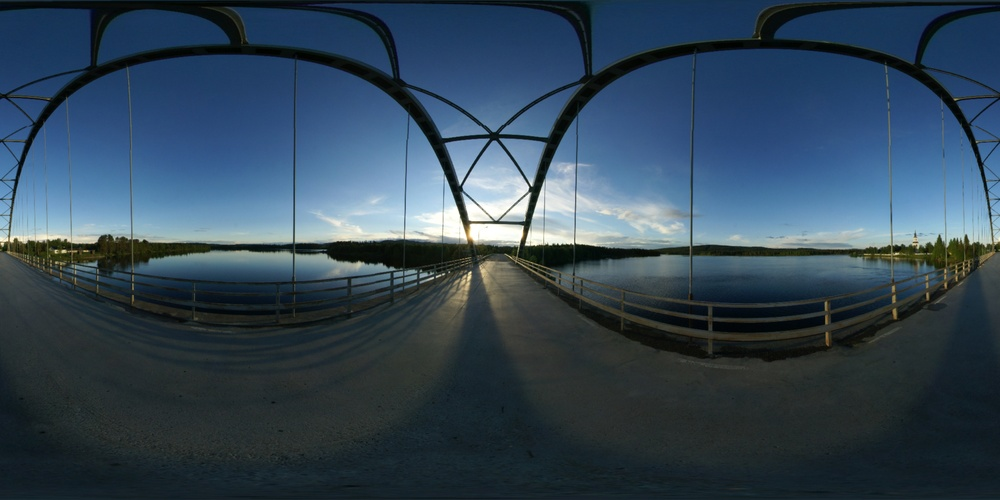
#> input picture model/experimental/stitched_panorama.jpg, 1000 x 500 px, shrunk from 4096 x 2048 before the run, given in place of ., which was not available
$ python -i guided_feature.py   (imports and definitions only)
#> lines starting #> are read from the running program, lines starting #| are printed output that depends on the picture; pictures that were not available may be replaced by others from this repository, and a replacement may not be noted
import cv2
import sys
import os
import glob
import numpy as np

def apply_clahe_lab(img):
    """
    Applies Contrast Limited Adaptive Histogram Equalization (CLAHE)
    in the LAB color space to modify only luminance, leaving colors intact.
    This pulls details out of blown-out shadows and highlights.
    """
    lab = cv2.cvtColor(img, cv2.COLOR_BGR2LAB)
    l, a, b = cv2.split(lab)

    # Adaptive CLAHE: Check mean brightness to determine how aggressive we should be
    mean_brightness = np.mean(l)
    clip = 4.0 if mean_brightness > 160 else 3.0

    clahe = cv2.createCLAHE(clipLimit=clip, tileGridSize=(6,6))
    cl = clahe.apply(l)
    limg = cv2.merge((cl, a, b))
    return cv2.cvtColor(limg, cv2.COLOR_LAB2BGR)

# [42 lines left out: function straighten_panorama, not called in this run]

def diagnose_images(image_paths):
    """
    Pre-stitching diagnostic pass.
    Runs SIFT on every image and reports:
      - Feature count (< 100 = bad image, likely plain/blurry)
      - Image size
      - Pairwise overlap likelihood between consecutive images
    Returns a dict: { path: { 'features': N, 'warning': '...' } }
    """
#> called with image_paths = '../experimental/stitched_panorama.jpg'
    print("\n========== DIAGNOSTIC REPORT ==========")
    sift = cv2.SIFT_create()
    results = {}

    feature_data = []
    for i, p in enumerate(image_paths):
        name = os.path.basename(p)
        img = cv2.imread(p)
#> img is the input picture: shape (500, 1000, 3); mean B, G, R 85.9, 70.1, 50.9
        if img is None:
            print(f"  [{i+1}] {name}: UNREADABLE FILE — cannot be decoded")
            results[p] = {'features': 0, 'warning': 'Unreadable file'}
            feature_data.append(None)
            continue

        h, w = img.shape[:2]
#> h = 500; w = 1000
        gray = cv2.cvtColor(img, cv2.COLOR_BGR2GRAY)
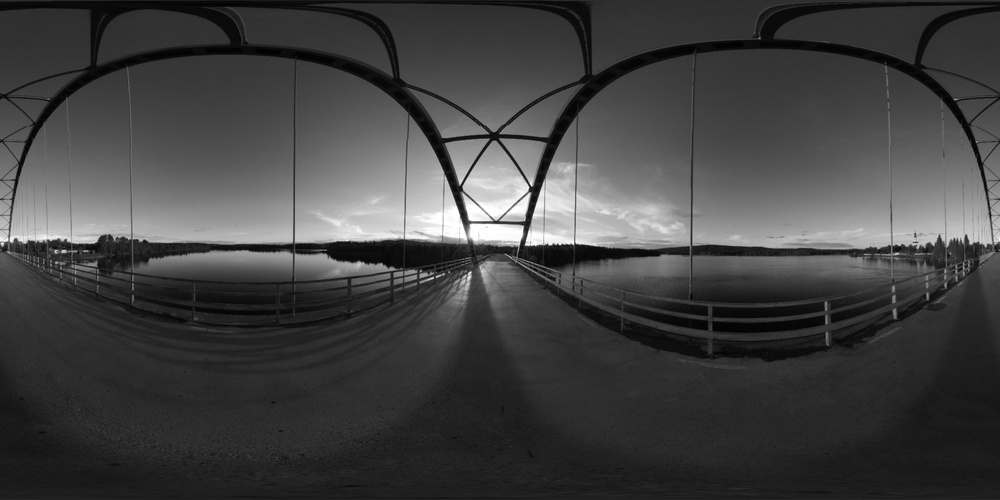
#> gray: shape (500, 1000); min 0, max 255, mean 66.1

        # Adaptive CLAHE to grayscale for better SIFT feature detection
        mean_brightness = np.mean(gray)
#> mean_brightness = 66.14
        clip = 4.0 if mean_brightness > 160 else 3.0
#> clip = 3
        clahe = cv2.createCLAHE(clipLimit=clip, tileGridSize=(6,6))

        gray_clahe = clahe.apply(gray)
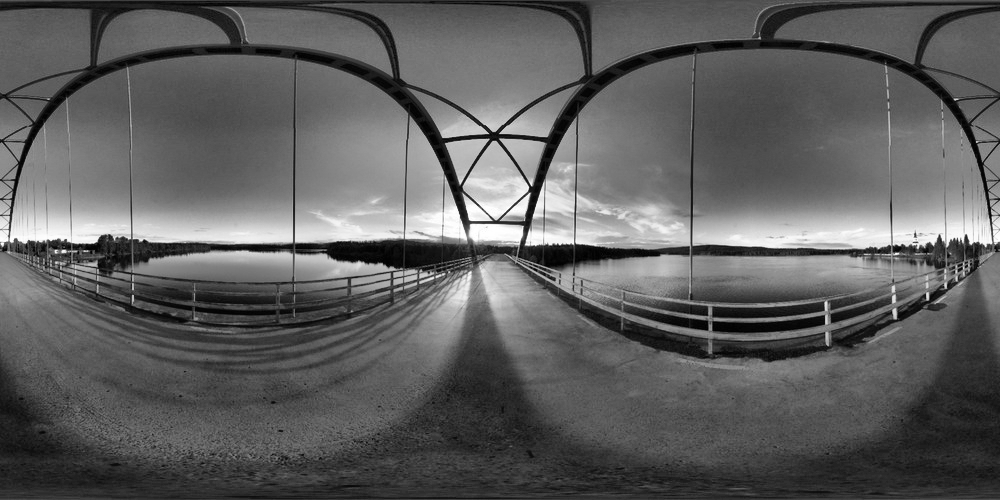
#> gray_clahe: shape (500, 1000); min 0, max 255, mean 94.7

        kp, des = sift.detectAndCompute(gray_clahe, None)
#> kp = 1431 keypoints; strongest (x, y, size): (896, 254, 2), (966, 237, 2.6), (342, 251, 15.2), (466, 222, 7.3)
        n = len(kp)
#> n = 1431
        feature_data.append((kp, des, w))

        if n < 30:
            warning = "CRITICAL: Too few features — image is too blurry or plain (e.g. blank wall, overexposed)"
        elif n < 200:
            warning = "WARNING: Low features — may fail to connect to neighbors"
        else:
            warning = "OK"

        print(f"  [{i+1}] {name}: {w}x{h}px | {n} features | {warning}")
#|   [1] .: 1000x500px | 1431 features | OK
#> pass 3 of the loop in diagnose_images, `for i, p in enumerate(image_paths):`:
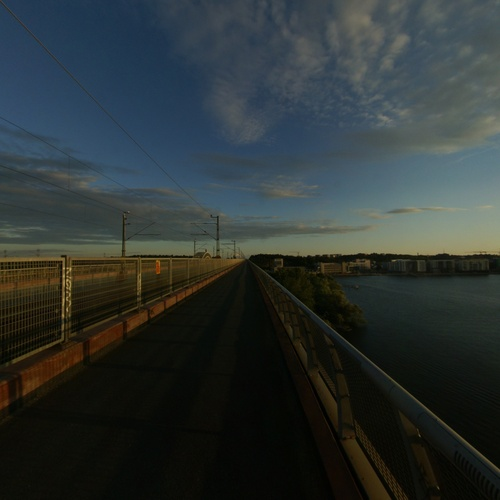
#> input picture bridge-skyboxes/ArstaBridge/negx.jpg, 500 x 500 px, shrunk from 2048 x 2048 before the run, given in place of , which was not available
#> in diagnose_images, img is the input picture: shape (500, 500, 3); mean B, G, R 52.5, 53, 45.5
#> in diagnose_images, `gray = cv2.cvtColor(img, cv2.COLOR_BGR2GRAY)`:
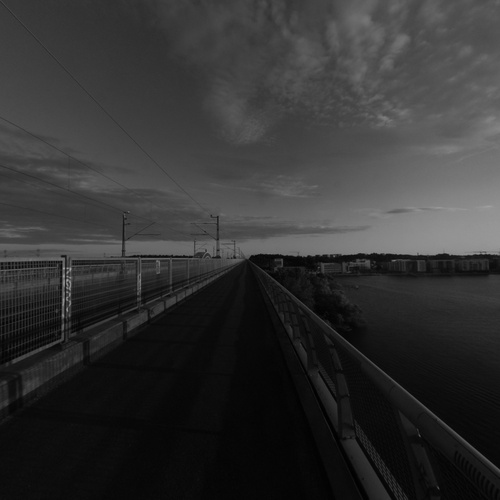
#> gray: shape (500, 500); min 0, max 168, mean 50.7
#> mean_brightness = 50.69
#> in diagnose_images, `gray_clahe = clahe.apply(gray)`:
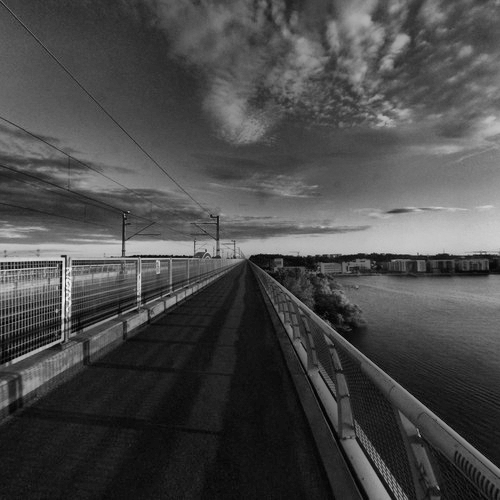
#> gray_clahe: shape (500, 500); min 1, max 238, mean 73.9
#> in diagnose_images, `kp, des = sift.detectAndCompute(gray_clahe, None)`: kp = 863 keypoints; strongest (x, y, size): (62, 256, 1.9), (134, 256, 2), (63, 268, 2), (150, 256, 2.3)
#> n = 863
#|   [3] : 500x500px | 863 features | OK
#> the loop made 37 passes; the first 3 are shown
        results[p] = {'features': n, 'warning': warning}

    # Build a full Match-Count Matrix for Smart Reordering
    print("\n  --- Smart Reordering (Visual Similarity Matrix) ---")

    # Use FLANN matcher for speed
    FLANN_INDEX_KDTREE = 1
#> FLANN_INDEX_KDTREE = 1
    index_params = dict(algorithm=FLANN_INDEX_KDTREE, trees=5)
#> index_params = {'algorithm': 1, 'trees': 5}
    search_params = dict(checks=50) # or pass empty dictionary
    flann = cv2.FlannBasedMatcher(index_params, search_params)

    num_imgs = len(feature_data)
    match_matrix = np.zeros((num_imgs, num_imgs), dtype=int)

    # 1. Compare everything against everything (N x N)
    for i in range(num_imgs):
        for j in range(i + 1, num_imgs):
            if feature_data[i] is None or feature_data[j] is None or feature_data[i][1] is None or feature_data[j][1] is None:
                continue

            # Need at least 2 descriptors to use knnMatch with k=2
            if len(feature_data[i][1]) < 2 or len(feature_data[j][1]) < 2:
                continue

            try:
                knn_matches = flann.knnMatch(feature_data[i][1], feature_data[j][1], k=2)
                good = [m for m, n in knn_matches if m.distance < 0.75 * n.distance]
                match_matrix[i][j] = len(good)
                match_matrix[j][i] = len(good)
            except Exception:
                pass
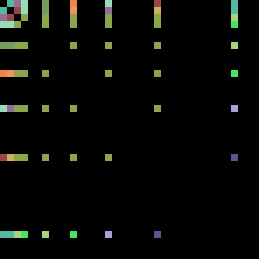
#> match_matrix: shape (37, 37) int64 (shown 7 times larger); 14 distinct labels, from 0 to 1431; one colour per label, 0 black

    # 2. Greedy Chaining for optimal sequence
    if num_imgs < 2:
        ordered_paths = image_paths
    else:
        # Find the absolute best pair of images to start the chain
        max_idx = np.unravel_index(np.argmax(match_matrix, axis=None), match_matrix.shape)
        if match_matrix[max_idx] == 0:
            # Fallback if there are absolutely NO matches anywhere
            ordered_paths = image_paths
            print("  [!] No valid overlaps found across any images. Retaining original order.")
        else:
            chain = [max_idx[0], max_idx[1]]
            unvisited = set(range(num_imgs)) - set(chain)

            # Build the sequence outward from the strongest center
            while unvisited:
                best_match = -1
                best_u = -1
                insert_at = -1 # 0 means prepend to start, 1 means append to end

                for u in unvisited:
                    # How well does 'u' match the left-most image in our chain?
                    if match_matrix[u][chain[0]] > best_match:
                        best_match = match_matrix[u][chain[0]]
                        best_u = u
                        insert_at = 0

                    # How well does 'u' match the right-most image in our chain?
                    if match_matrix[u][chain[-1]] > best_match:
                        best_match = match_matrix[u][chain[-1]]
                        best_u = u
                        insert_at = 1

                if insert_at == 0:
                    chain.insert(0, best_u)
                else:
                    chain.append(best_u)

                unvisited.remove(best_u)

            ordered_paths = [image_paths[i] for i in chain]

            print("  Optimal Stitching Order Computed:")
            for idx, p in enumerate(ordered_paths):
                print(f"    {idx+1}. {os.path.basename(p)}")
#> pass 3 of the loop in stitch_images, `for p in ordered_paths:`:
#> the loop made 37 passes; the first 3 are shown

    print("========================================\n")
    return results, ordered_paths

def stitch_images(image_paths, output_path="stitched_output.jpg"):
    print(f"--- Feature-Based Stitching (OpenCV) ---")
    print(f"Input: {len(image_paths)} images")

    results, ordered_paths = diagnose_images(image_paths)

    imgs = []
    loaded_paths = []
    for p in ordered_paths:
        if not os.path.exists(p):
            print(f"  [X] File not found: {p}")
            continue
        img = cv2.imread(p)
        if img is None:
            print(f"  [X] Could not decode: {p}")
            continue
        img_clahe = apply_clahe_lab(img)
        imgs.append(img_clahe)
        loaded_paths.append(os.path.basename(p))

    if len(imgs) < 2:
        print("Error: Need at least 2 valid images to stitch.")
        return False

    print("Initializing Stitcher (Mode: PANORAMA)...")
    try:
        stitcher = cv2.Stitcher_create(cv2.Stitcher_PANORAMA)
    except:
        stitcher = cv2.createStitcher(False)

    # --- FIX: Inject SIFT directly into the stitcher ---
    try:
        sift = cv2.SIFT_create(nfeatures=0,        # 0 = no limit on features
                               nOctaveLayers=4,     # more layers = better scale coverage
                               contrastThreshold=0.02,  # lower = finds more features
                               edgeThreshold=15,    # higher = keeps more edge features
                               sigma=1.2)           # slight sharpening before detection
        stitcher.setFeaturesFinder(sift)
        print("  SIFT feature finder injected successfully.")
    except Exception as e:
        print(f"  Could not inject SIFT ({e}), using default detector.")

    stitcher.setRegistrationResol(1.5)
    stitcher.setPanoConfidenceThresh(0.8)
    stitcher.setWaveCorrection(True)
    stitcher.setSeamEstimationResol(0.5)
    stitcher.setCompositingResol(-1)

    # Fix the print statement so it shows actual values
    print("Settings applied: Resol=0.6, Conf=0.5, WaveCorr=False, SeamResol=0.5, FullResCompositing")

    # --- Multi-band blender for smooth exposure transitions ---
    try:
        blender = cv2.detail_MultiBandBlender()
        blender.setNumBands(5)
        stitcher.setBlender(blender)
        print("  Multi-band blender enabled.")
    except AttributeError:
        print("  Multi-band blender not available, using default.")

    print("Running stitching pipeline...")
    try:
        status, pano = stitcher.stitch(imgs)
#> status = 1
    except Exception as e:
        print(f"Exception during stitching: {e}")
        return False

    if status == cv2.Stitcher_OK:
        print(f"\n  [SUCCESS] Stitched {len(imgs)} images.")

        pano = straighten_panorama(pano)

        h, w = pano.shape[:2]
        target_h = w // 2
        if h < target_h:
            pad_total = target_h - h
            pad_top = pad_total // 2
            pad_bottom = pad_total - pad_top
            print(f"  Padding to 2:1: +{pad_top}px top, +{pad_bottom}px bottom.")
            pano = cv2.copyMakeBorder(pano, pad_top, pad_bottom, 0, 0,
                                       cv2.BORDER_CONSTANT, value=[0, 0, 0])

        cv2.imwrite(output_path, pano)
        print(f"  Saved: {output_path} ({pano.shape[1]}x{pano.shape[0]}px)")
        return True

    else:
        errors = {
            cv2.Stitcher_ERR_NEED_MORE_IMGS: "Need more images",
            cv2.Stitcher_ERR_HOMOGRAPHY_EST_FAIL: "Homography estimation failed",
            cv2.Stitcher_ERR_CAMERA_PARAMS_ADJUST_FAIL: "Camera parameters adjustment failed"
        }
        err_msg = errors.get(status, f"Unknown error code {status}")
#> err_msg = 'Need more images'
        print(f"\n  [STITCH FAILED] Reason: {err_msg}")
#|   [STITCH FAILED] Reason: Need more images

        # --- Fallback: try progressively dropping weakest image ---
        print("\n  Trying fallback: dropping weakest image and retrying...")

        # Find image with lowest avg match score and drop it
        match_scores = []
        sift_d = cv2.SIFT_create()
        for im in imgs:
            gray = cv2.cvtColor(im, cv2.COLOR_BGR2GRAY)
            kp, _ = sift_d.detectAndCompute(gray, None)
            match_scores.append(len(kp))
#> this loop made 5 passes
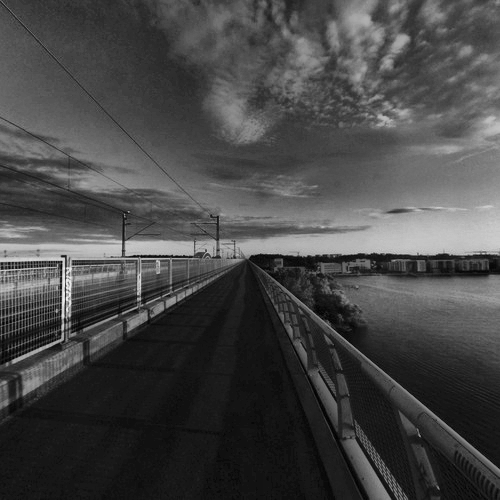
#> gray: shape (500, 500); min 2, max 237, mean 70.6
#> after the loop, match_scores = [1424, 1424, 1424, 830, 830]

        weakest = int(np.argmin(match_scores))
#> weakest = 3
        print(f"  Dropping weakest image: {loaded_paths[weakest]}")
#|   Dropping weakest image:
        imgs_retry = [im for i, im in enumerate(imgs) if i != weakest]
#> imgs_retry = 4 items

        try:
            status2, pano2 = stitcher.stitch(imgs_retry)
#> status2 = 1
            if status2 == cv2.Stitcher_OK:
                print(f"  [FALLBACK SUCCESS] Stitched {len(imgs_retry)} images.")
                pano2 = straighten_panorama(pano2)
                h, w = pano2.shape[:2]
                target_h = w // 2
                if h < target_h:
                    pad_total = target_h - h
                    pano2 = cv2.copyMakeBorder(pano2, pad_total//2, pad_total - pad_total//2,
                                               0, 0, cv2.BORDER_CONSTANT, value=[0, 0, 0])
                cv2.imwrite(output_path, pano2)
                print(f"  Saved fallback: {output_path}")
                return True
        except Exception as e:
            print(f"  Fallback also failed: {e}")

        return False

# [29 lines not run here, left out]

>>> result = stitch_images('../experimental/stitched_panorama.jpg')
